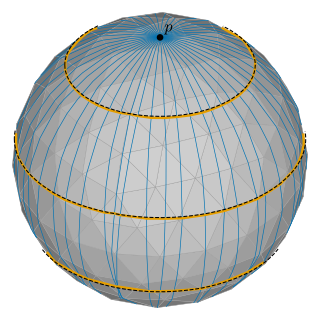

The script that drew this image:
"""Figure 44.4.2: the discrete exponential map on icosphere(2) (Section 44.4, Example 44.4.11).

p = barycentre of face 0 of dgmesh.icosphere(2). 48 straightest geodesics from p (ch44.trace_straightest) in the
directions R(2 pi k/48) e (e = unit(N_0 x (1, 0.2, 0)), rotation about N_0), length 2.8. The images of the circles
|v| = 0.7, 1.4, 2.1, 2.8 (orange polylines through the ray end points) are compared with the geodesic circles of the
unit sphere about p/|p| with the same radii (black dashed). View from cos(1) p/|p| + sin(1) e2 (front half only;
e2 is a unit tangent vector at p/|p|).
Interactive version: the same rays and circles on icosphere(2).
Self-checks: every ray has the requested length; the angle between the discrete and the smooth image of the ray end
points at |v| = 1.4 is at most 0.0794 over the 48 directions.

Run from the project root: PYTHONPATH=tools python3 chapters/44-discrete-geodesics/figures/fig-44-4-3-discrete-exp-icosphere.py
"""

import pathlib
import sys

import dgmesh as dm
import dgfig

dgfig.setup()
import matplotlib.pyplot as plt  # noqa: E402
import numpy as np  # noqa: E402
from matplotlib.collections import PolyCollection  # noqa: E402

sys.path.insert(0, str(pathlib.Path(__file__).resolve().parents[1] / "lib"))
import ch44  # noqa: E402

col = dgfig.COLORS
V, F = dm.icosphere(2)
T = ch44.MeshTopo(V, F)
p = V[F[0]].mean(0)
N0 = dm.face_normals(V, F)[0]
e = ch44.unit(np.cross(N0, [1.0, 0.2, 0.0]))
radii = [0.7, 1.4, 2.1, 2.8]
rays, ends = [], {R_: [] for R_ in radii}
ph = ch44.unit(p)
worst = 0.0
for k in range(48):
    a = 2 * np.pi * k / 48
    d = np.cos(a) * e + np.sin(a) * np.cross(N0, e)
    res = ch44.trace_straightest(V, F, 0, p, d, radii[-1], topo=T)
    P = res["points"]
    assert abs(ch44.polyline_length(P) - radii[-1]) < 1e-9
    rays.append(P)
    s = np.concatenate([[0], np.cumsum(np.linalg.norm(np.diff(P, axis=0), axis=1))])
    vh = ch44.unit(d - (d @ ph) * ph)
    for R_ in radii:
        j = min(np.searchsorted(s, R_) - 1, len(P) - 2)
        q = P[j] + (R_ - s[j]) * ch44.unit(P[j + 1] - P[j])
        ends[R_].append(q)
        if R_ == 1.4:
            worst = max(worst, np.arccos(np.clip(ch44.unit(q) @ ch44.sphere_exp(ph, R_ * vh), -1, 1)))
assert abs(worst - 0.0794) < 5e-4
print(f"max angle between discrete and smooth exp at |v| = 1.4: {worst:.4f}")

e1 = ch44.unit(np.cross(ph, [0, 0, 1.0]))
e2 = np.cross(ph, e1)
view = ch44.unit(np.cos(1.0) * ph + np.sin(1.0) * e2)
right = ch44.unit(np.cross([0, 0, 1.0], view))
up = np.cross(view, right)
proj = lambda X: np.stack([np.asarray(X) @ right, np.asarray(X) @ up], -1)  # noqa: E731
fig, ax = plt.subplots(figsize=(4.2, 4.2))
Nf = dm.face_normals(V, F)
vis = Nf @ view > 0
order = np.argsort(V[F].mean(1) @ view)
order = order[vis[order]]
shade = dm.shade(V, F, dm.hex_to_rgb(col["surface"]))
ax.add_collection(PolyCollection(proj(V[F[order]]), facecolors=shade[order], edgecolors="#999999", linewidths=0.3))


def plot_front(X, **kw):
    X = np.asarray(X)
    front = X @ view > 0
    Q = proj(X)
    ax.plot(np.where(front, Q[:, 0], np.nan), np.where(front, Q[:, 1], np.nan), **kw)


for P in rays:
    plot_front(P, color=col["tangent"], lw=0.5)
tt = np.linspace(0, 2 * np.pi, 300)
for R_ in radii:
    E = np.array(ends[R_] + ends[R_][:1])
    plot_front(E, color=col["accent"], lw=1.8)
    G = np.cos(R_) * ph + np.sin(R_) * (np.outer(np.cos(tt), e1) + np.outer(np.sin(tt), e2))
    plot_front(G, color=col["main"], lw=0.8, ls="--")
ax.plot(*proj(p), "o", color=col["main"], ms=4)
ax.text(*(proj(p) + [0.03, 0.04]), r"$p$", fontsize=12)
ax.set_aspect("equal")
ax.set_xlim(-1.05, 1.05)
ax.set_ylim(-1.05, 1.05)
ax.set_axis_off()
dgfig.save(fig, __file__)

import plotly.graph_objects as go  # noqa: E402
traces = [dm.plotly_mesh(V, F, color="#D0D0D0", name="icosphere(2)"), dm.plotly_edges(V, F, width=1.0)]
for P in rays:
    traces.append(go.Scatter3d(x=P[:, 0], y=P[:, 1], z=P[:, 2], mode="lines", line=dict(color=col["tangent"], width=2),
                               hoverinfo="skip", showlegend=False))
for R_ in radii:
    E = np.array(ends[R_] + ends[R_][:1])
    traces.append(go.Scatter3d(x=E[:, 0], y=E[:, 1], z=E[:, 2], mode="lines", line=dict(color=col["accent"], width=5),
                               name=f"|v| = {R_}"))
dm.plotly_save(traces, __file__, "icosphere(2): discrete exponential map from p (blue rays, orange images of circles)",
               "fig-44-4-2")
